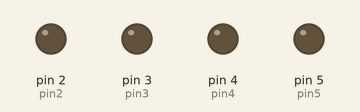
Recording of a sketch running on a simulated Arduino Uno, built with avr-gcc and run on an emulated ATmega328P. On the bench: output pins drawn as LEDs (lit = HIGH).

Above: at 0.5 s.
At 2.5 s:
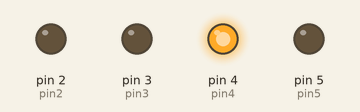
At 4.5 s:
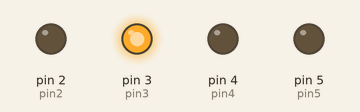
At 9.5 s:
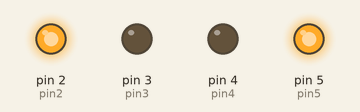
At 14.5 s:
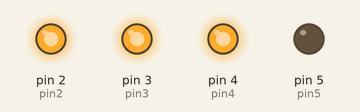
At 19.5 s:
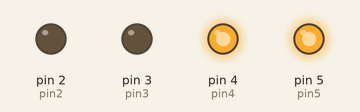
Timing chart, 0 to 20.8 s (numbered marks = the images above):
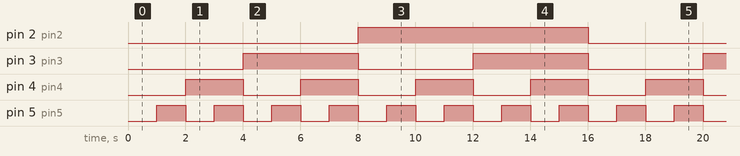

Measured:
- by itself, pin 2 (pin2): alternates HIGH for 8.0 s and LOW for 8.0 s
- by itself, pin 3 (pin3): alternates HIGH for 4.0 s and LOW for 4.0 s
- by itself, pin 4 (pin4): alternates HIGH for 2.0 s and LOW for 2.0 s
- by itself, pin 5 (pin5): alternates HIGH for 1.0 s and LOW for 1.0 s

The sketch:

4BitBinaryCounter.ino
```cpp
int pin2 = 2;
int pin3 = 3;
int pin4 = 4;
int pin5 = 5;

int shortDelay = 1000;
int longDelay = 3000;

void setup() {
  // set pinmodes
  pinMode(pin2, OUTPUT);
  pinMode(pin3, OUTPUT);
  pinMode(pin4, OUTPUT);
  pinMode(pin5, OUTPUT);
}

void loop() {
  // 0 (0000)
  digitalWrite(pin2, LOW);
  digitalWrite(pin3, LOW);
  digitalWrite(pin4, LOW);
  digitalWrite(pin5, LOW);
  delay(shortDelay);

  // 1 (0001)
  digitalWrite(pin2, LOW);
  digitalWrite(pin3, LOW);
  digitalWrite(pin4, LOW);
  digitalWrite(pin5, HIGH);
  delay(shortDelay);

  // 2 (0010)
  digitalWrite(pin2, LOW);
  digitalWrite(pin3, LOW);
  digitalWrite(pin4, HIGH);
  digitalWrite(pin5, LOW);
  delay(shortDelay);

  // 3 (0011)
  digitalWrite(pin2, LOW);
  digitalWrite(pin3, LOW);
  digitalWrite(pin4, HIGH);
  digitalWrite(pin5, HIGH);
  delay(shortDelay);

  // 4 (0100)
  digitalWrite(pin2, LOW);
  digitalWrite(pin3, HIGH);
  digitalWrite(pin4, LOW);
  digitalWrite(pin5, LOW);
  delay(shortDelay);

  // 5 (0101)
  digitalWrite(pin2, LOW);
  digitalWrite(pin3, HIGH);
  digitalWrite(pin4, LOW);
  digitalWrite(pin5, HIGH);
  delay(shortDelay);

  // 6 (0110)
  digitalWrite(pin2, LOW);
  digitalWrite(pin3, HIGH);
  digitalWrite(pin4, HIGH);
  digitalWrite(pin5, LOW);
  delay(shortDelay);

  // 7 (0111)
  digitalWrite(pin2, LOW);
  digitalWrite(pin3, HIGH);
  digitalWrite(pin4, HIGH);
  digitalWrite(pin5, HIGH);
  delay(shortDelay);

  // 8 (1000)
  digitalWrite(pin2, HIGH);
  digitalWrite(pin3, LOW);
  digitalWrite(pin4, LOW);
  digitalWrite(pin5, LOW);
  delay(shortDelay);

  // 9 (1001)
  digitalWrite(pin2, HIGH);
  digitalWrite(pin3, LOW);
  digitalWrite(pin4, LOW);
  digitalWrite(pin5, HIGH);
  delay(shortDelay);

  // 10 (1010)
  digitalWrite(pin2, HIGH);
  digitalWrite(pin3, LOW);
  digitalWrite(pin4, HIGH);
  digitalWrite(pin5, LOW);
  delay(shortDelay);

  // 11 (1011)
  digitalWrite(pin2, HIGH);
  digitalWrite(pin3, LOW);
  digitalWrite(pin4, HIGH);
  digitalWrite(pin5, HIGH);
  delay(shortDelay);

  // 12 (1100)
  digitalWrite(pin2, HIGH);
  digitalWrite(pin3, HIGH);
  digitalWrite(pin4, LOW);
  digitalWrite(pin5, LOW);
  delay(shortDelay);

  // 13 (1101)
  digitalWrite(pin2, HIGH);
  digitalWrite(pin3, HIGH);
  digitalWrite(pin4, LOW);
  digitalWrite(pin5, HIGH);
  delay(shortDelay);

  // 14 (1110)
  digitalWrite(pin2, HIGH);
  digitalWrite(pin3, HIGH);
  digitalWrite(pin4, HIGH);
  digitalWrite(pin5, LOW);
  delay(shortDelay);

  // 15 (1111)
  digitalWrite(pin2, HIGH);
  digitalWrite(pin3, HIGH);
  digitalWrite(pin4, HIGH);
  digitalWrite(pin5, HIGH);
  delay(shortDelay);
}
```
